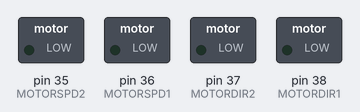
The sketch below on a simulated Arduino Mega 2560, built with avr-gcc and run on an emulated ATmega2560. Shown: switched loads named in the sketch (green lamp = pin HIGH). At 21.4 s the program stops and its outputs stay as they are.

Above: at 0.1 s.
At 10.7 s:
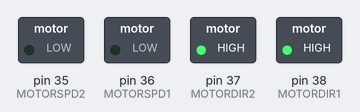
Timing chart, 0 to 12.2 s (numbered marks = the images above):
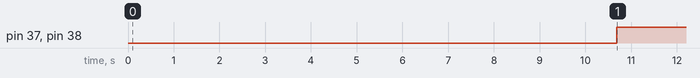

Measured:
- by itself, pin 37 (MOTORDIR2), pin 38 (MOTORDIR1): LOW → HIGH at 10.7 s

The sketch:

pwmtest.ino
```cpp
#include <string>
#include <avr/io.h>
#include <math.h>
#include <stdio.h>
//pin 38(digital) with pin 36 (pwm)
#define MOTORDIR1 38
#define MOTORSPD1 36
#define MOTORDIR2 37
#define MOTORSPD2 35
#define XRAWLEN -1
#define YRAWLEN -1

void parseData(char *raw, int *x, int *y) {

//  String allData(raw);
////  float x;
////  float y;
//
//  String strX = allData.substring(0, allData.indexOf(' '));
//  String strY = allData.substring(allData.indexOf(' '));
//  x = strX.toFloat();
//  y = strY.toFloat();

}

int distance(int myX, int myY, int yourX, int yourY) {
  return sqrt((myX-yourX)*(myX-yourX) + (myY-yourY)*(myY- yourY));
}

void changeSpd(int newSpd) {
  analogWrite(MOTORSPD1, newSpd);
  analogWrite(MOTORSPD2, newSpd);
}

void turnRight() {
  digitalWrite(MOTORDIR1, LOW);
  digitalWrite(MOTORDIR2, LOW);
  changeSpd(100);
  delay(345);
  changeSpd(0);
}

void turnLeft() {
  digitalWrite(MOTORDIR1, HIGH);
  digitalWrite(MOTORDIR2, HIGH);
  changeSpd(100);
  delay(345);
  changeSpd(0);
}

void setup() {
  //PWM Pin Setup
  pinMode(MOTORDIR2, OUTPUT);
  pinMode(MOTORDIR1, OUTPUT);
  pinMode(MOTORSPD1, OUTPUT);
  pinMode(MOTORSPD2, OUTPUT);
  digitalWrite(MOTORDIR1, HIGH);
  digitalWrite(MOTORDIR2, LOW);
}

void loop() {


//  int *x;
//  int *y;
//  parseData(some pin, &x, &y);

  for(int i = 0; i < 4; i++) {
    if (i < 2) {
      turnRight();
      delay(5000);
    }
    else {
      turnLeft();
      delay(5000);
    }
  }
  while (1) {

  }

}
```
